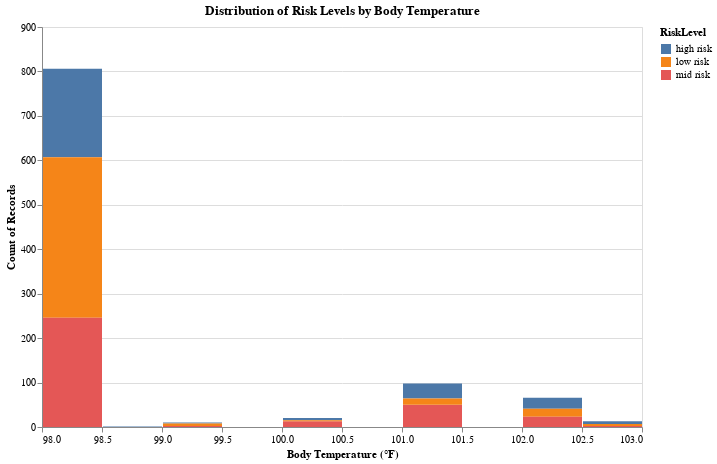

The notebook cell this image was saved under:
### Markdown cell above
#### Body Temperature

### Code cell
alt.Chart(maternalHealthRisk_dataset).mark_bar().encode(
    x=alt.X('BodyTemp:Q', bin=alt.Bin(maxbins=20), title="Body Temperature (°F)"),
    y='count():Q',
    color='RiskLevel:N',
    tooltip=['BodyTemp', 'RiskLevel', 'count()']
).properties(
    title='Distribution of Risk Levels by Body Temperature',
    width=600,
    height=400
)

### Figure 1 — Vega-Lite specification as saved in the notebook (floating-point values rounded to 4 significant figures; data arrays with more than 128 entries replaced by an {"elided": "..."} marker saying what was removed)
{"config": {"view": {"continuousWidth": 300, "continuousHeight": 300}}, "data": {"name": "data-784c568b4ac4db9d3b795a26b020cf7e"}, "mark": {"type": "bar"}, "encoding": {"color": {"field": "RiskLevel", "type": "nominal"}, "tooltip": [{"field": "BodyTemp", "type": "quantitative"}, {"field": "RiskLevel", "type": "nominal"}, {"aggregate": "count", "type": "quantitative"}], "x": {"bin": {"maxbins": 20}, "field": "BodyTemp", "title": "Body Temperature (°F)", "type": "quantitative"}, "y": {"aggregate": "count", "type": "quantitative"}}, "height": 400, "title": "Distribution of Risk Levels by Body Temperature", "width": 600, "$schema": "https://vega.github.io/schema/vega-lite/v5.20.1.json", "datasets": {"data-784c568b4ac4db9d3b795a26b020cf7e": {"elided": "1014 records"}}}
